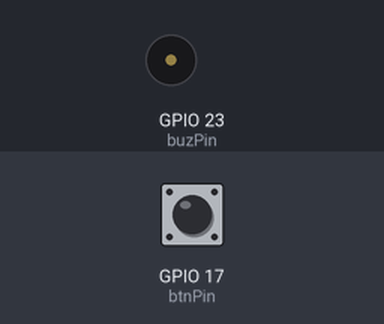
This sketch was run on a simulated ESP32. Shown: buzzer (waves = sounding). Inputs (shaded band) come from the test bench; at power-on: GPIO 17 (btnPin) LOW.

Above: at 1.2 s.
1.3 s: GPIO 17 (btnPin) pulled HIGH for 0.15 s
At 1.9 s:
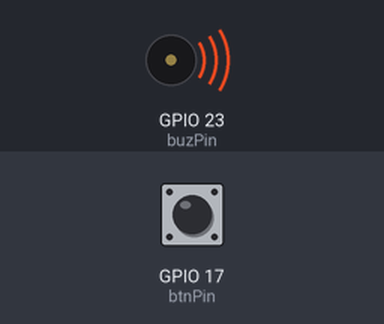
Timing chart, 0 to 8.9 s (numbered marks = the images above; inputs shaded):
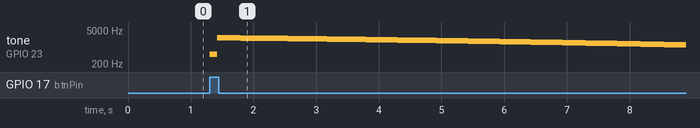

The sketch:

ledcWriteTone.ino
```cpp
#define LEDC_CHANNEL_0      0       //LEDCのPWMチャネル０から１５
#define LEDC_TIMER_13_BIT   13      //LEDCタイマーの精度13ビット
#define LEDC_BASE_FREQ      5000    //LEDCのベース周波数5000Hz

const int buzPin = 23;              //圧電ブザーのピン番号GPIO IO23pin
const int btnPin = 17;              //GPIO IO17pin
int noteDuration = 1000/8;          //八分音符の長さ
int flag = 0;

void setup(){
    ledcSetup(LEDC_CHANNEL_0, LEDC_TIMER_13_BIT, LEDC_BASE_FREQ);
    ledcAttachPin(buzPin, LEDC_CHANNEL_0);
    pinMode(btnPin, INPUT);
}

void loop(){
    if(digitalRead(btnPin) == HIGH && flag == 0){
        flag = 1;
        //低い周波数から高い周波数へ
        for(int i=25; i<120; i++){
            ledcWriteTone(LEDC_CHANNEL_0, 20*i);
            delay(noteDuration);
            if(digitalRead(btnPin) == HIGH && flag == 1){
                //第２引数の周波数を０にすると音が消える
                //ledcWriteTone(LEDC_CHANNEL_0, 0);
                break;
            }
        }

        //高い周波数から低い周波数へ
        for(int i=120; i>=25; i--){
            ledcWriteTone(LEDC_CHANNEL_0, 20*i);
            delay(noteDuration);
            if(digitalRead(btnPin) == HIGH && flag == 1){
                //第２引数の周波数を０にすると音が消える
                //ledcWriteTone(LEDC_CHANNEL_0, 0);
                break;
            }
        }
        flag = 0;
    }

}
```

Measured:
- after the input at 1.3 s, tone on GPIO 23 (buzPin): plays 500 Hz for 0.13 s, 2400 Hz for 0.13 s, 2380 Hz for 0.13 s, 2360 Hz for 0.13 s, 2340 Hz for 0.13 s, 2320 Hz for 0.13 s … (61 notes in this stretch), starting at once
